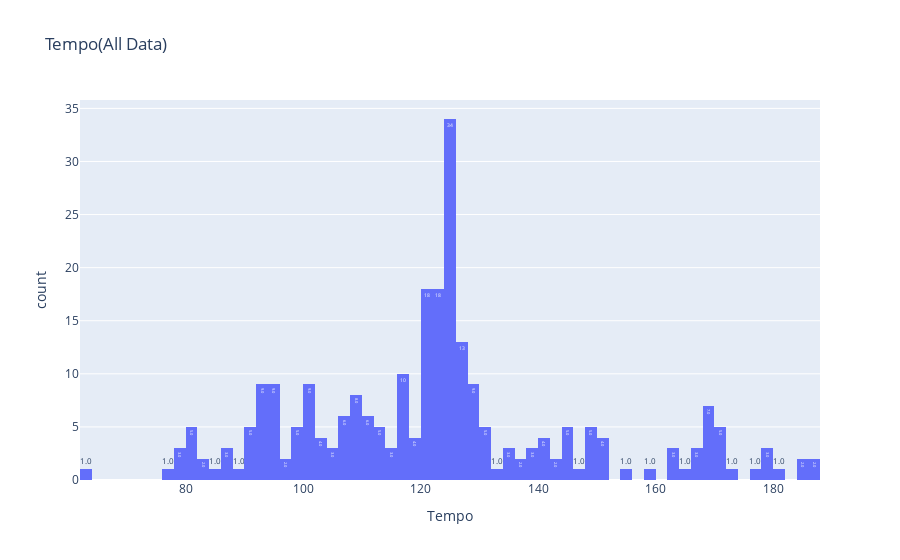

Notebook code for this chart:
### Code cell
px.histogram(data, x='tempo', nbins=100, labels={'tempo':'Tempo'}, text_auto='.2s',
title='Tempo(All Data)')

### Figure 1 — Plotly figure (JSON) as saved in the notebook; plotly's stock layout.template omitted (floating-point values rounded to 4 significant figures; data arrays with more than 128 entries replaced by an {"elided": "..."} marker saying what was removed)
{"data": [{"alignmentgroup": "True", "bingroup": "x", "hovertemplate": "Tempo=%{x}<br>count=%{y}<extra></extra>", "legendgroup": "", "marker": {"color": "#636efa", "pattern": {"shape": ""}}, "name": "", "nbinsx": 100, "offsetgroup": "", "orientation": "v", "showlegend": false, "texttemplate": "%{value:.2s}", "type": "histogram", "x": {"elided": "263 float values"}, "xaxis": "x", "yaxis": "y"}], "layout": {"barmode": "relative", "legend": {"tracegroupgap": 0}, "title": {"text": "Tempo(All Data)"}, "xaxis": {"anchor": "y", "domain": [0, 1], "title": {"text": "Tempo"}}, "yaxis": {"anchor": "x", "domain": [0, 1], "title": {"text": "count"}}}}
